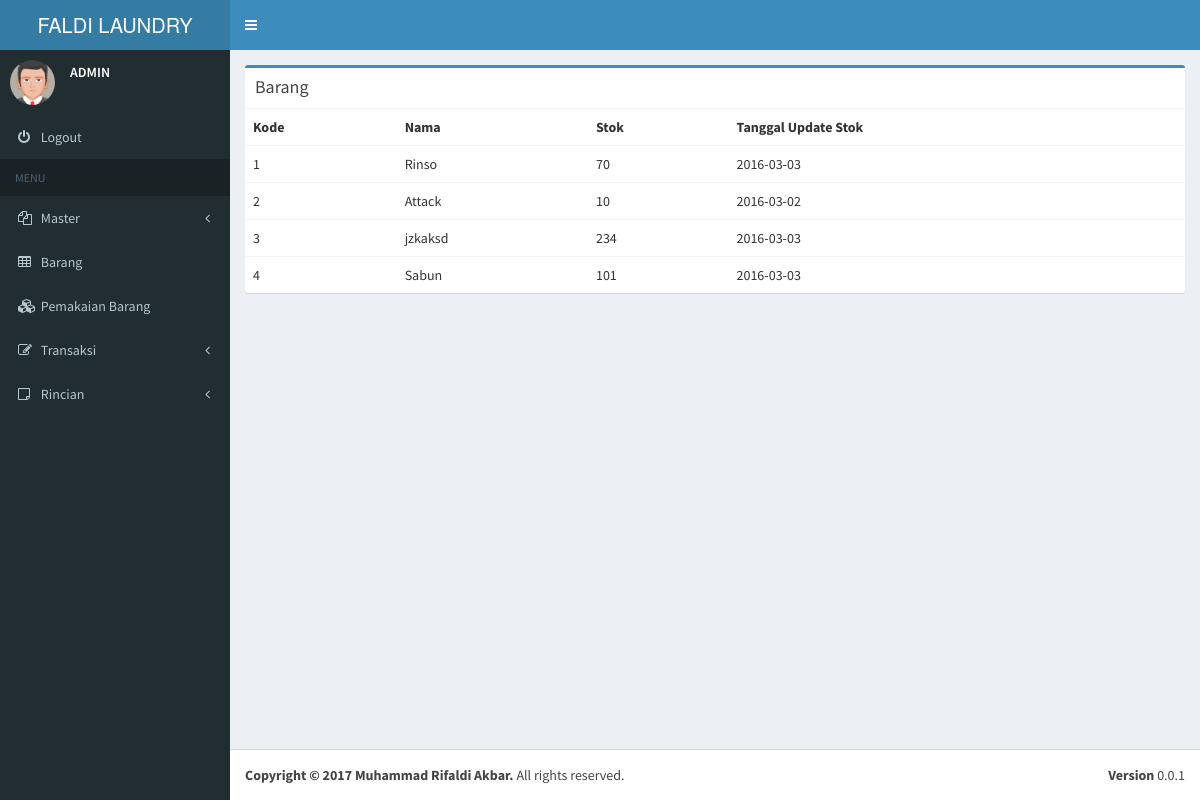
Screenshot of /Aplikasi/laundry/index.php?pages=barang (signed in) with the database file from the repository.
### tables this page shows
CREATE TABLE `barang` (
  `KodeBarang` int(5) NOT NULL,
  `NmBarang` varchar(50) NOT NULL,
  `Stok` int(10) NOT NULL,
  `TglUpdateStok` date NOT NULL
);

### Aplikasi/laundry/pages/barang.php (the view, shortened to what this page needs)
<div class="row">
            <div class="col-xs-12">
              <div class="box box-primary">
                <div class="box-header">
                  <h3 class="box-title">Barang</h3>
                </div>
                <div class="box-body table-responsive no-padding">
                  <table class="table table-hover">
                    <tr>
                      <th>Kode</th>
                      <th>Nama</th>
                      <th>Stok</th>
                      <th>Tanggal Update Stok</th>
                    </tr>
                    <?php
					include('koneksi.php');
					$query = mysqli_query($connection, 'SELECT * FROM barang');
					if($query)
					{
						while($row = mysqli_fetch_row($query))
						{
							?>
							<tr>
							<td><?php echo $row[0]; ?></td>
							<td><?php echo $row[1]; ?></td>
							<td><?php echo $row[2]; ?></td>
							<td><?php echo $row[3]; ?></td>
							</tr>
							<?php
						}
					}
					?>
                  </table>
                </div>
              </div>
            </div>
          </div>

### rows the page displays
barang: KodeBarang "1", NmBarang "Rinso", Stok "70", TglUpdateStok "2016-03-03"
barang: KodeBarang "2", NmBarang "Attack", Stok "10", TglUpdateStok "2016-03-02"
barang: KodeBarang "3", NmBarang "jzkaksd", Stok "234", TglUpdateStok "2016-03-03"
barang: KodeBarang "4", NmBarang "Sabun", Stok "101", TglUpdateStok "2016-03-03"

### other values shown
$_SESSION['username'] "ADMIN"
